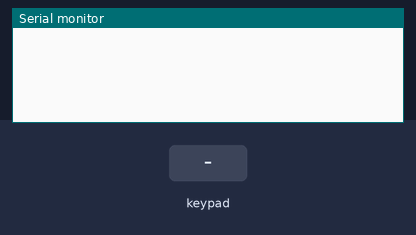
The sketch below on a simulated Arduino Uno, built with avr-gcc and run on an emulated ATmega328P. Parts: the last lines printed to the serial monitor. The inputs (shaded band) are chosen by the test bench.

Above: at 1.2 s.
1.3 s: key '1' pressed
At 1.7 s:
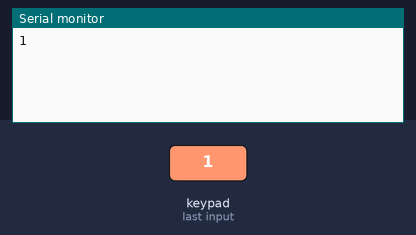
2.8 s: keypad keys 1 2 3 4 pressed 0.4 s apart
At 4.6 s:
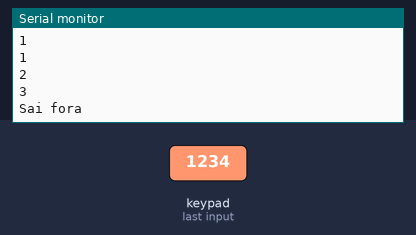
5.9 s: key '*' pressed
At 7.1 s:
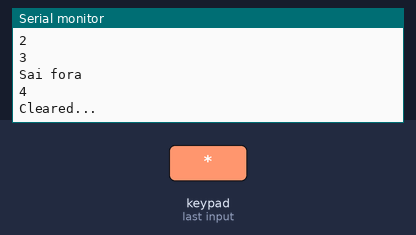
7.4 s: keypad keys 1 2 3 4 # pressed 0.4 s apart
At 9.9 s:
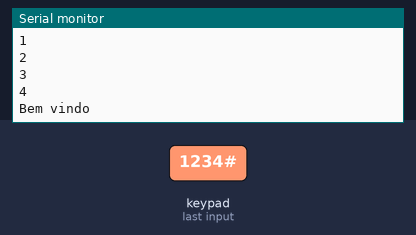
Timing chart, 0 to 11.4 s (numbered marks = the images above; inputs shaded):
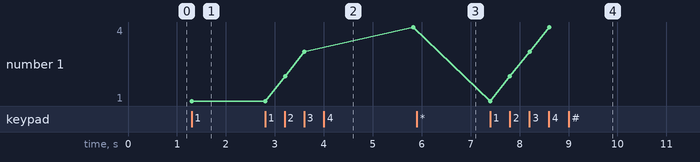

Measured:
- after the input at 1.3 s, the serial monitor: prints a new line at once (image 1)
- after the input at 2.8 s, the serial monitor: prints a new line after 0.41 s (image 2)
- after the input at 5.9 s, the serial monitor: prints a new line after 0.09 s (image 3)
- after the input at 7.4 s, the serial monitor: prints a new line at once (image 4)
- plotted number 1: 1 → 4 after the input at 2.8 s

The sketch:

tranca.ino
```cpp
#include <Keypad.h>

const byte ROWS = 4;
const byte COLS = 3;

char hexaKeys[ROWS][COLS] = {
  {'1', '2', '3'},
  {'4', '5', '6'},
  {'7', '8', '9'},
  {'*', '0', '#'}
};

byte rowPins[ROWS] = {11, 10, 9, 8};
byte colPins[COLS] = {7, 6, 5};

Keypad customKeypad = Keypad(makeKeymap(hexaKeys), rowPins, colPins, ROWS, COLS);

char password[4];
int i = 0;

void setup() {
  Serial.begin(9600);
}

void loop() {
  char keyStroke = customKeypad.getKey();

  if (keyStroke == '*') {
    reset();
  } else if (keyStroke) {
    password[i++] = keyStroke;
    Serial.println(keyStroke);
  }

  if (i == 4) {
    delay(200);

    if (!(strncmp(password, "1234", 4))) {
      Serial.println("Bem vindo");
    } else {
      Serial.println("Sai fora");
    }

    i = 0;
    delay(2000);
  }
}

void reset() {
  while (i != 0) {
    password[i--] = "";
  }

  Serial.println("Cleared...");
  delay(500);
}
```
